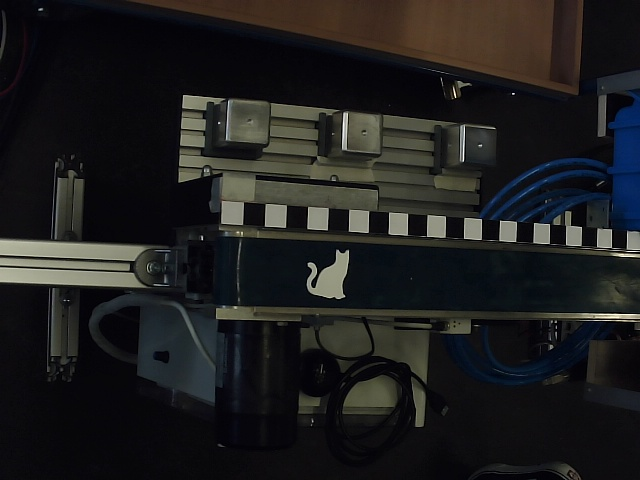
#> input picture images/cat/cat.0d09d0b5-cfaa-11ed-916a-ce42c07f0f78.jpg, 640 x 480 px, given in place of the camera
$ python ProjectVideoProcessing.py
#> lines starting #> are read from the running program, lines starting #| are printed output that depends on the picture
import cv2
from cv2 import aruco
import numpy as np
from skimage.feature import peak_local_max
import time

import CSVGeneratorML


ARUCO_DICT = {
    "DICT_4X4_50": cv2.aruco.DICT_4X4_50,
    "DICT_4X4_100": cv2.aruco.DICT_4X4_100,
    "DICT_4X4_250": cv2.aruco.DICT_4X4_250,
    "DICT_4X4_1000": cv2.aruco.DICT_4X4_1000,
    "DICT_5X5_50": cv2.aruco.DICT_5X5_50,
    "DICT_5X5_100": cv2.aruco.DICT_5X5_100,
    "DICT_5X5_250": cv2.aruco.DICT_5X5_250,
    "DICT_5X5_1000": cv2.aruco.DICT_5X5_1000,
    "DICT_6X6_50": cv2.aruco.DICT_6X6_50,
    "DICT_6X6_100": cv2.aruco.DICT_6X6_100,
    "DICT_6X6_250": cv2.aruco.DICT_6X6_250,
    "DICT_6X6_1000": cv2.aruco.DICT_6X6_1000,
    "DICT_7X7_50": cv2.aruco.DICT_7X7_50,
    "DICT_7X7_100": cv2.aruco.DICT_7X7_100,
    "DICT_7X7_250": cv2.aruco.DICT_7X7_250,
    "DICT_7X7_1000": cv2.aruco.DICT_7X7_1000,
    "DICT_ARUCO_ORIGINAL": cv2.aruco.DICT_ARUCO_ORIGINAL
}

arucoDict = aruco.getPredefinedDictionary(aruco.DICT_4X4_50)
arucoParams = aruco.DetectorParameters()

histPx = [0, 0, 0, 0]
histPy = [0, 0, 0, 0]
height = 120
width = 320
# height = 73
# width = 400
x0, y0 = (0, 0)


def getPreprocessedVideo(video):
    fromPts = np.array(list(zip(histPx, histPy)), dtype='float32')
    toPts = np.array([(x0, y0 + height), (x0 + width, y0 + height), (x0 + width, y0), (x0, y0)], dtype='float32')

    H = cv2.getPerspectiveTransform(fromPts, toPts)

    videoTransformed = cv2.warpPerspective(video, H, (width + 2 * x0, height + 2 * y0))
    # convert to Gray
    videoGray = cv2.cvtColor(videoTransformed, cv2.COLOR_BGR2GRAY)
    # convert to Binary
    _, videoBinary = cv2.threshold(videoGray, 0, 255, cv2.THRESH_BINARY + cv2.THRESH_OTSU)

    return videoBinary


'''
Function to evaluate an object within a video frame.
It will return the shape and area of a eligible object.
'''


def getContours(video):
    shape = 0
    area = 0
    areaObject = 0

    videoBlurred = cv2.GaussianBlur(video, (5, 5), 0)
    videoEdged = cv2.Canny(videoBlurred, 50, 150)
    contours, _ = cv2.findContours(videoEdged, cv2.RETR_EXTERNAL, cv2.CHAIN_APPROX_SIMPLE)

    for cnt in contours:
        approx = cv2.approxPolyDP(cnt, 0.04 * cv2.arcLength(cnt, True), True)
        area = cv2.contourArea(cnt)
        if area > 1000:
            shape = len(approx)
            areaObject = area
            #cv2.drawContours(video, [cnt], -1, (255, 255, 255), 3)
            #cv2.putText(video, str(shape), (cnt[0][0][0], cnt[0][0][1]), cv2.FONT_HERSHEY_SIMPLEX, 1, (255, 255, 255), 2)

    return shape, areaObject


'''
Calculates the local Maximum values in a given preprocessed video frame.
Returns the x and y value of these
'''


def getDistanceTransformation(video):
    x, y = 0, 0
    distanceTransformation = cv2.distanceTransform(video, cv2.DIST_L2, 3)
    try:
        localMax = peak_local_max(distanceTransformation, min_distance=20)
        x = localMax[0, 1]
        y = localMax[0, 0]
    except:
        print("no local max")

    #videoDistanceTransformation = cv2.cvtColor(video, cv2.COLOR_GRAY2RGB)
    #cv2.circle(videoDistanceTransformation, (x, y), radius=10, color=(0, 0, 255), thickness=-1)
    #cv2.imwrite("dist_transform.png", distanceTransformation)

    return x, y


'''
Calculates the Speed of the Object in a video frame.
The X Position will be updated every 0.2 seconds and is only valid if the position change is positive
so there will be no speed change if a new object enters from the left side of the frame.

The Function takes the x parameter from the created local maximum of the getDistanceTransformation function.

x1, x2, speed, lastTime has to be initialized outside of the function.
'''


x1, x2, speed = 0, 0, 0
lastTime = time.time()


def getSpeed(x):
    global x1, x2, speed, lastTime

    if time.time() - lastTime > 0.2:
        x2 = x
        if x2 - x1 > 0:
            speed = (x2 - x1) / (time.time() - lastTime)
        x1 = x2
        lastTime = time.time()

    return speed


'''
aruco display and filling in top left corner values
'''


def arucoDisplay(corners, ids, rejected, image):
    if len(corners) > 0:
        ids = ids.flatten()

        for (markerCorner, markerID) in zip(corners, ids):

            corners = markerCorner.reshape((4, 2))
            (topLeft, topRight, bottomRight, bottomLeft) = corners

            topRight = ( int( topRight[0] ), int( topRight[1] ) )
            bottomRight = ( int( bottomRight[0] ), int( bottomRight[1] ) )
            bottomLeft = ( int( bottomLeft[0] ), int( bottomLeft[1] ) )
            topLeft = ( int( topLeft[0] ), int( topLeft[1] ) )

            if 0 <= markerID <= 4:
                histPx[markerID] = int( topLeft[0] )
                histPy[markerID] = int( topLeft[1] )

            # [8 lines of commented-out code are left out]

    return image


'''
main loop
'''
cap = cv2.VideoCapture(0)

while cap.isOpened():
    _, img = cap.read()
#> img is the input picture: shape (480, 640, 3); mean B, G, R 30, 30, 30

    corners, ids, rejected = cv2.aruco.detectMarkers(img, arucoDict, parameters=arucoParams)
#> corners = (); ids = None; rejected = 18 items

    detectedMarkers = arucoDisplay(corners, ids, rejected, img)

    videoPreprocessed = getPreprocessedVideo(img)
#> in getPreprocessedVideo, `videoTransformed = cv2.warpPerspective(video, H, (width + 2 * x0, heig..`:
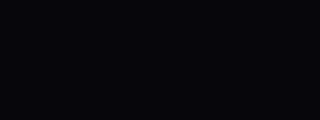
#> videoTransformed: shape (120, 320, 3); mean B, G, R 11, 6, 7
#> in getPreprocessedVideo, `videoGray = cv2.cvtColor(videoTransformed, cv2.COLOR_BGR2GRAY)`: videoGray: shape (120, 320); every value is 7
#> in getPreprocessedVideo, `_, videoBinary = cv2.threshold(videoGray, 0, 255, cv2.THRESH_BINARY + ..`: videoBinary: shape (120, 320); every value is 255

    shape, area = getContours(videoPreprocessed)
#> in getContours, `videoEdged = cv2.Canny(videoBlurred, 50, 150)`: videoEdged: shape (120, 320); every value is 0
#> in getContours, `contours, _ = cv2.findContours(videoEdged, cv2.RETR_EXTERNAL, cv2.CHAI..`: contours = []
#> shape = 0; area = 0

    x, y = getDistanceTransformation(videoPreprocessed)
#> in getDistanceTransformation, `distanceTransformation = cv2.distanceTransform(video, cv2.DIST_L2, 3)`: distanceTransformation: shape (120, 320) float32; every value is 3.4e+38
#> in getDistanceTransformation, `localMax = peak_local_max(distanceTransformation, min_distance=20)`: localMax = empty array
#> x = 0; y = 0

    speed = getSpeed(x)
#> speed = 0

    print(shape, area, x, y, speed)
#| 0 0 0 0 0

    if shape is not 0:
        CSVData = [shape, area, "Cat"]
        CSVGeneratorML.appendToCSV(CSVData)

    cv2.imshow("Image", detectedMarkers)
    cv2.imshow("Video Preprocessed", videoPreprocessed)

    if cv2.waitKey(1) & 0xFF == ord('q'):
#> (key q is pressed here)
        break

#> (the run stopped early here; a loop or call above may not have finished)
